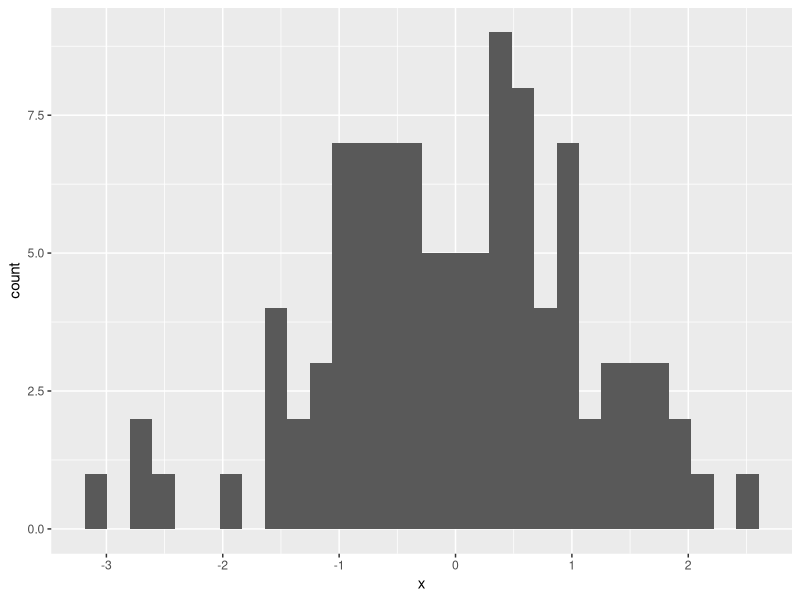

Reproduce this figure in R.
## This script looks at exploratory data analysis 
## Last modified: 2025-03-31
############################
## libraries we are using 
library(ggplot2)
############################
df <- data.frame(x = rnorm(100))

plot1 <- ggplot(data = df, aes(x = x)) + geom_histogram()

ggsave(plot = plot1, filename = "figures/plot1.pdf")
